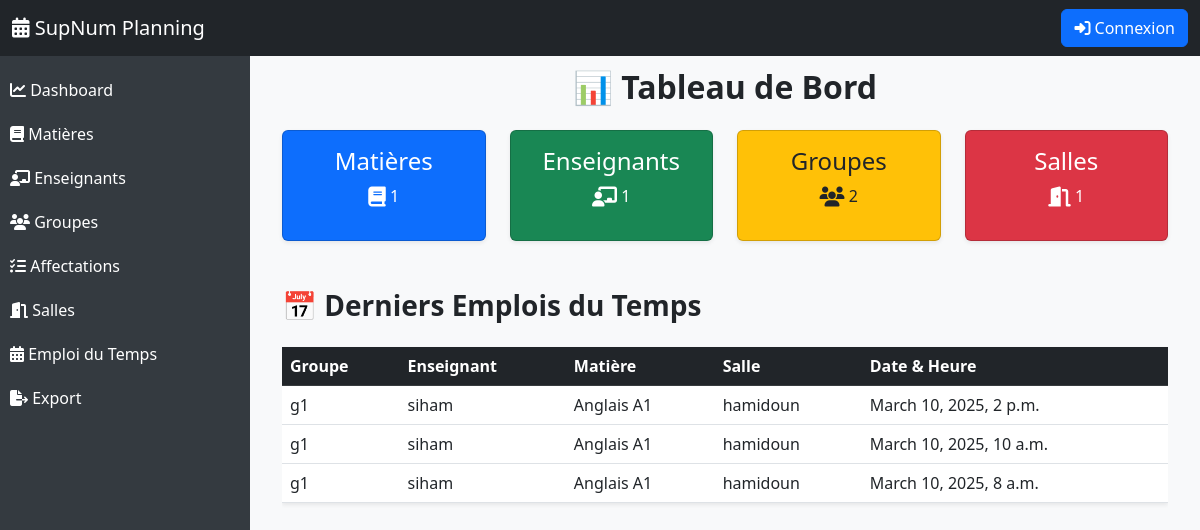
/dashboard/, run on the app's committed database.
### planning/models.py (models this page shows, shortened)
class EmploiDuTemps(models.Model):
    id = models.UUIDField(primary_key=True, default=uuid.uuid4, editable=False)
    groupe = models.ForeignKey(Groupe, on_delete=models.CASCADE)
    enseignant = models.ForeignKey(Enseignant, on_delete=models.CASCADE)
    matiere = models.ForeignKey(Matiere, on_delete=models.CASCADE)
    salle = models.ForeignKey(Salle, on_delete=models.CASCADE, null=True, blank=True)  # ✅ Correction ici
    date_heure = models.DateTimeField()

class Groupe(models.Model):
    id = models.UUIDField(primary_key=True, default=uuid.uuid4, editable=False)
    nom = models.CharField(max_length=50, unique=True)
    semestre = models.IntegerField(choices=[(i, f"Semestre {i}") for i in range(1, 7)])
    parent_groupe = models.ForeignKey(
        'self', null=True, blank=True, on_delete=models.SET_NULL, related_name="sous_groupes"
    )

class Enseignant(models.Model):
    id = models.UUIDField(primary_key=True, default=uuid.uuid4, editable=False)
    nom = models.CharField(max_length=100)
    disponibilites = models.JSONField(default=dict, blank=True)  # {"Lundi": [1,2], "Mardi": [3,4]}

class Matiere(models.Model):
    id = models.UUIDField(primary_key=True, default=uuid.uuid4, editable=False)
    code = models.CharField(max_length=10, unique=True)
    nom = models.CharField(max_length=100)
    credits = models.IntegerField()
    semestre = models.IntegerField(choices=[(i, f"Semestre {i}") for i in range(1, 7)])
    filiere = models.CharField(max_length=50)

class Salle(models.Model):
    id = models.UUIDField(primary_key=True, default=uuid.uuid4, editable=False)
    nom = models.CharField(max_length=50, unique=True)
    capacite = models.IntegerField()
    type_salle = models.CharField(max_length=50, choices=[("CM", "CM"), ("TD", "TD"), ("TP", "TP")])

### planning/views.py (the view)
# urls.py: path('dashboard/', afficher_dashboard, name='dashboard'),
def afficher_dashboard(request):
    context = {
        "total_matieres": Matiere.objects.count(),
        "total_enseignants": Enseignant.objects.count(),
        "total_groupes": Groupe.objects.count(),
        "total_salles": Salle.objects.count(),
        "dernier_emplois": EmploiDuTemps.objects.order_by("-date_heure")[:5],  # Derniers emplois du temps
    }
    return render(request, "planning/dashboard.html", context)

### planning/templates/planning/dashboard.html
{% extends "planning/base.html" %}
{% block content %}
<div class="container-fluid mt-5">
    <h2 class="mb-4 text-center fw-bold">📊 Tableau de Bord</h2>
    <div class="row">
        <div class="col-md-3">
            <div class="card bg-primary text-white text-center p-3 shadow-sm rounded zoom-effect">
                <h4>Matières</h4>
                <p><i class="fas fa-book fa-lg"></i> {{ total_matieres }}</p>
            </div>
        </div>
        <div class="col-md-3">
            <div class="card bg-success text-white text-center p-3 shadow-sm rounded zoom-effect">
                <h4>Enseignants</h4>
                <p><i class="fas fa-chalkboard-teacher fa-lg"></i> {{ total_enseignants }}</p>
            </div>
        </div>
        <div class="col-md-3">
            <div class="card bg-warning text-dark text-center p-3 shadow-sm rounded zoom-effect">
                <h4>Groupes</h4>
                <p><i class="fas fa-users fa-lg"></i> {{ total_groupes }}</p>
            </div>
        </div>
        <div class="col-md-3">
            <div class="card bg-danger text-white text-center p-3 shadow-sm rounded zoom-effect">
                <h4>Salles</h4>
                <p><i class="fas fa-door-open fa-lg"></i> {{ total_salles }}</p>
            </div>
        </div>
    </div>
    <h3 class="mt-5 fw-bold">📅 Derniers Emplois du Temps</h3>
    <div class="table-responsive">
        <table class="table table-hover shadow-sm mt-3">
            <thead class="table-dark">
                <tr>
                    <th>Groupe</th>
                    <th>Enseignant</th>
                    <th>Matière</th>
                    <th>Salle</th>
                    <th>Date & Heure</th>
                </tr>
            </thead>
            <tbody>
                {% for emploi in dernier_emplois %}
                <tr>
                    <td>{{ emploi.groupe.nom }}</td>
                    <td>{{ emploi.enseignant.nom }}</td>
                    <td>{{ emploi.matiere.nom }}</td>
                    <td>{{ emploi.salle.nom|default:"Non attribuée" }}</td>
                    <td>{{ emploi.date_heure }}</td>
                </tr>
                {% empty %}
                <tr>
                    <td colspan="5" class="text-center text-muted">Aucun emploi du temps disponible.</td>
                </tr>
                {% endfor %}
            </tbody>
        </table>
    </div>
</div>
{% endblock %}

### planning/templates/planning/base.html (style rules this page uses)
body { display: flex; height: 100vh; background-color: #f8f9fa; }

### data on the page
EmploiDuTemps: groupe.nom "g1", enseignant.nom "siham", matiere.nom "Anglais A1", salle.nom "hamidoun", date_heure "March 10, 2025, 2 p.m."
EmploiDuTemps: groupe.nom "g1", enseignant.nom "siham", matiere.nom "Anglais A1", salle.nom "hamidoun", date_heure "March 10, 2025, 10 a.m."
EmploiDuTemps: groupe.nom "g1", enseignant.nom "siham", matiere.nom "Anglais A1", salle.nom "hamidoun", date_heure "March 10, 2025, 8 a.m."

### other printed values
{{ total_matieres }} "1"
{{ total_enseignants }} "1"
{{ total_groupes }} "2"
{{ total_salles }} "1"
